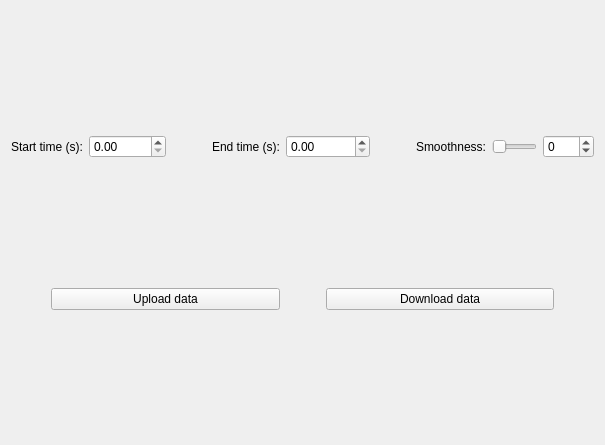
<?xml version="1.0" encoding="UTF-8"?>
<ui version="4.0">
 <class>Form</class>
 <widget class="QWidget" name="Form">
  <property name="geometry">
   <rect>
    <x>0</x>
    <y>0</y>
    <width>605</width>
    <height>445</height>
   </rect>
  </property>
  <property name="windowTitle">
   <string>mass_spectrometer_CO2</string>
  </property>
  <layout class="QVBoxLayout" name="verticalLayout_2">
   <item>
    <layout class="QHBoxLayout" name="plot_layout"/>
   </item>
   <item>
    <layout class="QHBoxLayout" name="horizontalLayout_4">
     <item>
      <widget class="QLabel" name="label">
       <property name="text">
        <string>Start time (s):</string>
       </property>
      </widget>
     </item>
     <item>
      <widget class="QDoubleSpinBox" name="start_time">
       <property name="maximum">
        <double>99999.000000000000000</double>
       </property>
      </widget>
     </item>
     <item>
      <spacer name="horizontalSpacer">
       <property name="orientation">
        <enum>Qt::Horizontal</enum>
       </property>
       <property name="sizeType">
        <enum>QSizePolicy::Minimum</enum>
       </property>
       <property name="sizeHint" stdset="0">
        <size>
         <width>40</width>
         <height>20</height>
        </size>
       </property>
      </spacer>
     </item>
     <item>
      <widget class="QLabel" name="label_2">
       <property name="text">
        <string>End time (s):</string>
       </property>
      </widget>
     </item>
     <item>
      <widget class="QDoubleSpinBox" name="end_time">
       <property name="maximum">
        <double>999999.000000000000000</double>
       </property>
      </widget>
     </item>
     <item>
      <spacer name="horizontalSpacer_2">
       <property name="orientation">
        <enum>Qt::Horizontal</enum>
       </property>
       <property name="sizeType">
        <enum>QSizePolicy::Minimum</enum>
       </property>
       <property name="sizeHint" stdset="0">
        <size>
         <width>40</width>
         <height>20</height>
        </size>
       </property>
      </spacer>
     </item>
     <item>
      <widget class="QLabel" name="label_3">
       <property name="text">
        <string>Smoothness:</string>
       </property>
      </widget>
     </item>
     <item>
      <widget class="QSlider" name="smooth_num">
       <property name="minimum">
        <number>1</number>
       </property>
       <property name="maximum">
        <number>1000</number>
       </property>
       <property name="singleStep">
        <number>1</number>
       </property>
       <property name="orientation">
        <enum>Qt::Horizontal</enum>
       </property>
      </widget>
     </item>
     <item>
      <widget class="QDoubleSpinBox" name="smooth_power">
       <property name="decimals">
        <number>0</number>
       </property>
       <property name="minimum">
        <double>-100.000000000000000</double>
       </property>
       <property name="maximum">
        <double>1.000000000000000</double>
       </property>
       <property name="singleStep">
        <double>1.000000000000000</double>
       </property>
      </widget>
     </item>
    </layout>
   </item>
   <item>
    <layout class="QHBoxLayout" name="horizontalLayout_5">
     <item>
      <spacer name="horizontalSpacer_4">
       <property name="orientation">
        <enum>Qt::Horizontal</enum>
       </property>
       <property name="sizeType">
        <enum>QSizePolicy::Minimum</enum>
       </property>
       <property name="sizeHint" stdset="0">
        <size>
         <width>40</width>
         <height>20</height>
        </size>
       </property>
      </spacer>
     </item>
     <item>
      <widget class="QPushButton" name="upload_data">
       <property name="text">
        <string>Upload data</string>
       </property>
      </widget>
     </item>
     <item>
      <spacer name="horizontalSpacer_3">
       <property name="orientation">
        <enum>Qt::Horizontal</enum>
       </property>
       <property name="sizeType">
        <enum>QSizePolicy::Minimum</enum>
       </property>
       <property name="sizeHint" stdset="0">
        <size>
         <width>40</width>
         <height>20</height>
        </size>
       </property>
      </spacer>
     </item>
     <item>
      <widget class="QPushButton" name="download_data">
       <property name="text">
        <string>Download data</string>
       </property>
      </widget>
     </item>
     <item>
      <spacer name="horizontalSpacer_5">
       <property name="orientation">
        <enum>Qt::Horizontal</enum>
       </property>
       <property name="sizeType">
        <enum>QSizePolicy::Minimum</enum>
       </property>
       <property name="sizeHint" stdset="0">
        <size>
         <width>40</width>
         <height>20</height>
        </size>
       </property>
      </spacer>
     </item>
    </layout>
   </item>
  </layout>
 </widget>
 <resources/>
 <connections/>
</ui>
